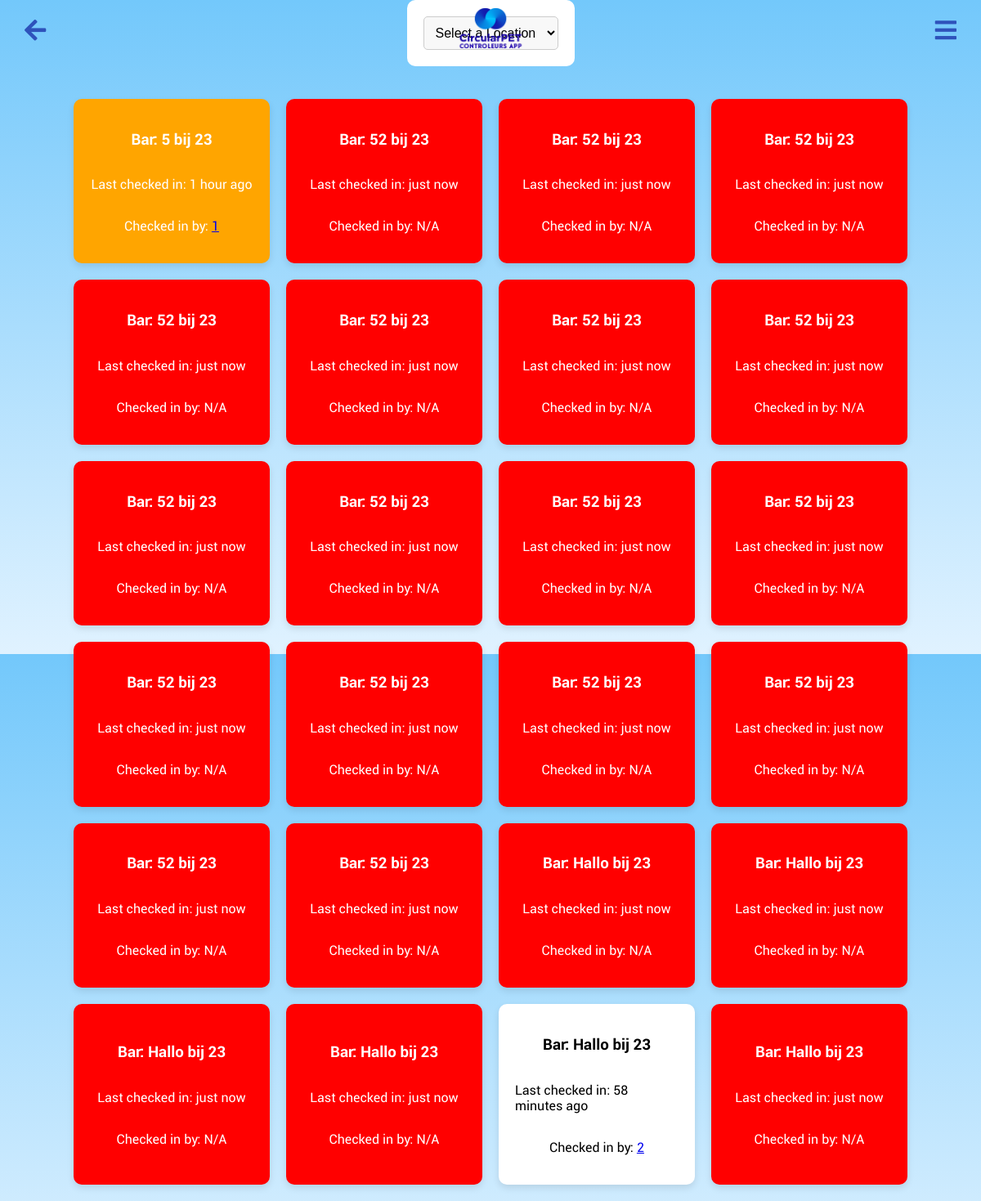
The page /check_ins on the database its author committed.
### app.py (models this page shows, shortened)
class Bar(db.Model):
    id = db.Column(db.Integer, primary_key=True)
    zakken_gekregen = db.Column(db.Integer, default=0)
    volle_zakken_opgehaald = db.Column(db.Integer, default=0)
    kg_van_zak = db.Column(db.Integer, default=0)
    url = db.Column(db.String)
    link = db.Column(db.String)
    note = db.Column(db.String, nullable=True)  # Add this line to include a note field
    change_log = db.Column(db.String, default="", nullable=True)
    activity_log = db.relationship('ActivityLog', backref='bar', lazy=True)
    last_checked_in = db.Column(db.DateTime, nullable=True)
    last_checked_in_user_id = db.Column(db.Integer, db.ForeignKey('user.id'), nullable=True)
    last_checked_in_user = db.relationship('User', foreign_keys=[last_checked_in_user_id], backref='checked_in_bars')
    id = db.Column(db.Integer, primary_key=True)
    name = db.Column(db.String(120), nullable=False)
    zakken = db.Column(db.Integer, nullable=False, default=0)
    bekers = db.Column(db.Integer, nullable=False, default=0)
    location_id = db.Column(db.Integer, db.ForeignKey('location.id'), nullable=False)
    location = db.relationship('Location', backref=db.backref('bars', lazy=True))

class Location(db.Model):
    __tablename__ = 'location'
    __table_args__ = {'extend_existing': True}
    id = db.Column(db.Integer, primary_key=True)
    name = db.Column(db.String(120), unique=True, nullable=False)
    zakken = db.Column(db.Integer, nullable=False, default=0)
    bekers = db.Column(db.Integer, nullable=False, default=0)
    url = db.Column(db.String(500), nullable=True)

class User(db.Model, UserMixin):  # Extend User model with UserMixin
    id = db.Column(db.Integer, primary_key=True)
    username = db.Column(db.String(80), unique=True, nullable=False)
    password = db.Column(db.String(120), nullable=False)
    is_admin = db.Column(db.Boolean, default=False, nullable=False)
    location_id = db.Column(db.Integer, db.ForeignKey('location.id'), nullable=True)
    location = db.relationship('Location', backref=db.backref('users', lazy=True))
    group = db.Column(db.String(120), nullable=True)
    badges = db.Column(db.Integer, default=0)
    profile_picture = db.Column(db.String(255), nullable=True)

### app.py (the view)
@app.route('/check_ins')
def check_ins():
    location_id = request.args.get('location_id')
    if location_id:
        bars = Bar.query.filter_by(location_id=location_id).all()
    else:
        bars = Bar.query.all()
    locations = Location.query.all()
    return render_template('check_ins.html', bars=bars, locations=locations)

### app.py (called while the page is built)
@app.template_filter('time_since')
def time_since(dt, default="just now"):
    now = datetime.utcnow()
    diff = now - dt if dt else None
    if diff is None:
        return default
    periods = [
        (diff.days // 365, "year", "years"),
        (diff.days // 30, "month", "months"),
        (diff.days, "day", "days"),
        (diff.seconds // 3600, "hour", "hours"),
        (diff.seconds // 60, "minute", "minutes"),
        (diff.seconds, "second", "seconds"),
    ]
    for period, singular, plural in periods:
        if period:
            return f"{period} {singular if period == 1 else plural} ago"
    return default

@app.template_filter('hours_since')
def hours_since(dt):
    if dt is None:
        return float('inf')  # Return infinity if there's no last check-in time
    now = datetime.utcnow()
    diff = now - dt
    hours = diff.total_seconds() / 3600
    return hours

### templates/check_ins.html (shortened to what this page needs)
<!DOCTYPE html>
<html lang="en">
<head>
    <link rel="stylesheet" href="{{ url_for('static', filename='main.css') }}">
    <link rel="stylesheet" href="https://cdnjs.cloudflare.com/ajax/libs/font-awesome/5.15.1/css/all.min.css">
</head>
<body>
    <img src="{{ url_for('static', filename='logo.png') }}" alt="CircularPET Logo" class="logo2">
    <a href="javascript:history.back()" class="back-button"><i class="fas fa-arrow-left"></i></a>
    <div class="gear-icon-container"> <i id="toggleSidebar" class="fa fa-bars"></i></div>
        <div class="location-filters">
            <form action="{{ url_for('check_ins') }}" method="get">
            </form>
        </div>
        <div class="bars-container">
            {% for bar in bars %}
            {% set hours_since_checkin = bar.last_checked_in | hours_since %}
            <div class="bar-item"
                 style="background-color:
                        {% if hours_since_checkin is none or hours_since_checkin < 0.1 %}white;
                        {% elif hours_since_checkin > 2 %}red; color: white;
                        {% elif hours_since_checkin > 1 %}orange; color: white;
                        {% else %}white;
                        {% endif %}">
                <h3>Bar: {{ bar.name }} bij {{ bar.location.name }}</h3>
                <p>Last checked in: {{ bar.last_checked_in | time_since }}</p>
                {% if bar.last_checked_in_user %}
                <p>Checked in by: <a href="{{ url_for('user_dashboard', user_id=bar.last_checked_in_user.id) }}">{{ bar.last_checked_in_user.username }}</a></p>                {% else %}
                <p>Checked in by: N/A</p>
                {% endif %}
            </div>
            {% endfor %}
        </div>
</body>
</html>

### static/main.css (style rules this page uses)
body { font-family: 'Roboto', sans-serif; background: linear-gradient(to bottom, #73c8fb 0%, #e0f2ff 100%); margin: 0; padding: 0; display: flex; height: 100vh; align-items: center; flex-wrap: wrap; justify-content: center; overflow-x: hidden; }
.back-button { position: fixed; top: 10px; left: 10px; background-color: transparent; color: #2E52BB; text-decoration: none; padding: 10px 20px; border-radius: 5px; font-size: 30px; z-index: 1000; }
.logo2 { position: absolute; top: 10px; width: 90px; position: fixed; z-index: 1000; }
.gear-icon-container { position: fixed; top: 20px; right: 20px; cursor: pointer; font-size: 24px; color: #2E52BB; font-size: 30px; padding: 10px 20px; margin-top: -10px; margin-right: -10px; z-index: 1000; }
::placeholder { color: #888; }
form { background: #fff; padding: 20px; border-radius: 10px; display: inline-block; }
.bars-container { display: flex; flex-wrap: wrap; justify-content: center; gap: 20px; width: 100%; padding: 20px; }
.bar-item { background-color: #fff; padding: 20px; border-radius: 10px; box-shadow: 0 4px 8px rgba(0, 0, 0, 0.1); display: flex; flex-direction: column; align-items: center; justify-content: center; width: 200px; }
.location-filters { text-align: center; margin-bottom: 20px; }

### rows shown on the page
Bar: name "5", location.name "23", last_checked_in "1 hour ago", last_checked_in_user.username "1"
Bar: name "52", location.name "23", last_checked_in "just now", shows "Checked in by: N/A"
Bar: name "52", location.name "23", last_checked_in "just now", shows "Checked in by: N/A"
Bar: name "52", location.name "23", last_checked_in "just now", shows "Checked in by: N/A"
Bar: name "52", location.name "23", last_checked_in "just now", shows "Checked in by: N/A"
Bar: name "52", location.name "23", last_checked_in "just now", shows "Checked in by: N/A"
Bar: name "52", location.name "23", last_checked_in "just now", shows "Checked in by: N/A"
Bar: name "52", location.name "23", last_checked_in "just now", shows "Checked in by: N/A"
Bar: name "52", location.name "23", last_checked_in "just now", shows "Checked in by: N/A"
Bar: name "52", location.name "23", last_checked_in "just now", shows "Checked in by: N/A"
Bar: name "52", location.name "23", last_checked_in "just now", shows "Checked in by: N/A"
Bar: name "52", location.name "23", last_checked_in "just now", shows "Checked in by: N/A"
Bar: name "52", location.name "23", last_checked_in "just now", shows "Checked in by: N/A"
Bar: name "52", location.name "23", last_checked_in "just now", shows "Checked in by: N/A"
Bar: name "52", location.name "23", last_checked_in "just now", shows "Checked in by: N/A"
Bar: name "52", location.name "23", last_checked_in "just now", shows "Checked in by: N/A"
Bar: name "52", location.name "23", last_checked_in "just now", shows "Checked in by: N/A"
Bar: name "52", location.name "23", last_checked_in "just now", shows "Checked in by: N/A"
Bar: name "Hallo", location.name "23", last_checked_in "just now", shows "Checked in by: N/A"
Bar: name "Hallo", location.name "23", last_checked_in "just now", shows "Checked in by: N/A"
Bar: name "Hallo", location.name "23", last_checked_in "just now", shows "Checked in by: N/A"
Bar: name "Hallo", location.name "23", last_checked_in "just now", shows "Checked in by: N/A"
Bar: name "Hallo", location.name "23", last_checked_in "58 minutes ago", last_checked_in_user.username "2"
Bar: name "Hallo", location.name "23", last_checked_in "just now", shows "Checked in by: N/A"
